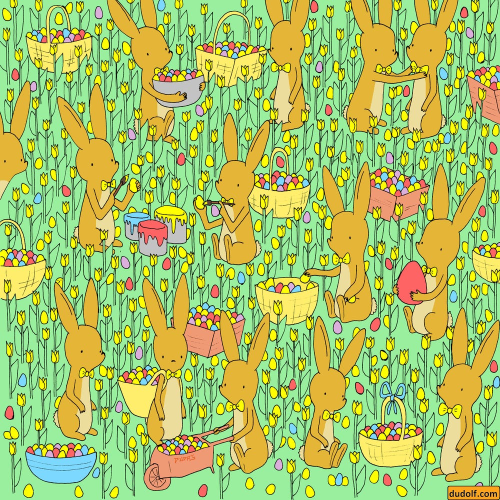
#> input picture rabbit.jpeg, 1000 x 1000 px (shown at 1/2 size)
$ jupyter execute MIDTERM_DIP_FINAL.ipynb
#> lines starting #> are read from the running program, lines starting #| are printed output that depends on the picture; after the words box and inside, x2 and y2 are one past the last pixel; in counts of white or black regions, pixels touching at a corner belong together
# Read image.

[cell 1]
# Import libraries.
import cv2
import numpy as np
import matplotlib.pyplot as plt

# Load image.
img = cv2.imread('rabbit.jpeg')
#> img is the input picture: shape (1000, 1000, 3); mean B, G, R 103.6, 193.3, 169.7
img = cv2.cvtColor(img, cv2.COLOR_BGR2RGB)
plt.imshow(img)
plt.show()

# Preprocessing pipeline.

[cell 2]
# Convert to grayscale.
gray = cv2.cvtColor(img, cv2.COLOR_BGR2GRAY)
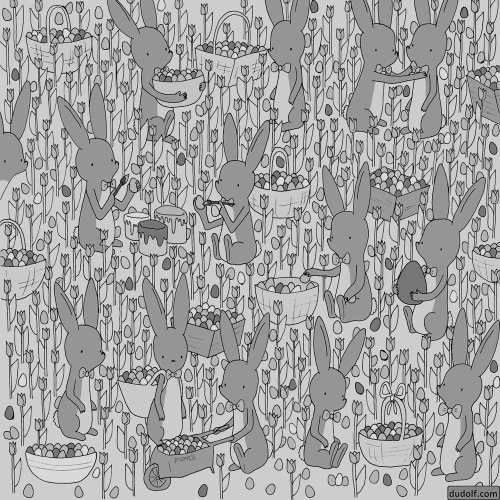
#> gray: shape (1000, 1000) (shown at 1/2 size); min 0, max 251, mean 163.8
plt.imshow(gray, cmap='gray')
plt.show()

[cell 3]
# Thresholding to create binary image, highlight rabbits.
_, thresh = cv2.threshold(gray, 195, 255, cv2.THRESH_BINARY_INV)
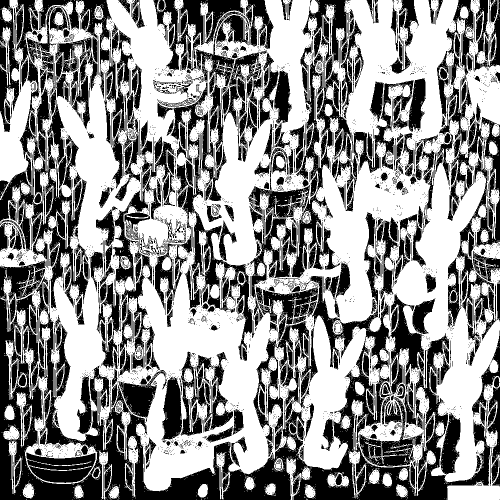
#> thresh: shape (1000, 1000) (shown at 1/2 size); 55.9% white; 5290 black regions (4676 under 20 px), largest, box (x1, y1, x2, y2) and area: (0, 424, 981, 1000) 108968, (0, 0, 177, 617) 22127, (310, 165, 509, 719) 17165
plt.imshow(thresh, cmap='gray')
plt.show()

[cell 4]
# Erode big regions
# including rabbit body and flowers.
kernel_big = np.ones((30, 30), np.uint8)
erode_body = cv2.erode(thresh, kernel_big, iterations=1)
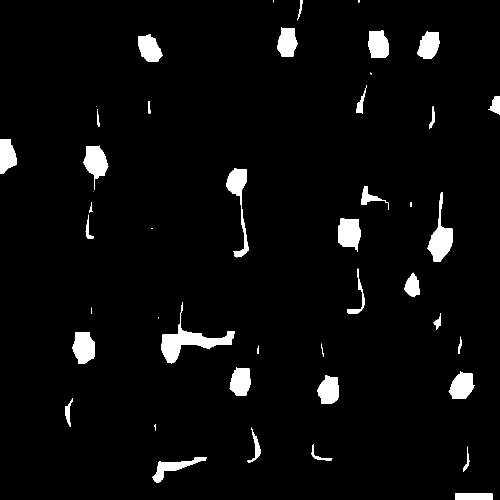
#> erode_body: shape (1000, 1000) (shown at 1/2 size); 3.9% white; 46 white regions (10 under 20 px), largest, box (x1, y1, x2, y2) and area: (322, 604, 470, 728) 4318, (854, 384, 906, 524) 2715, (452, 336, 498, 515) 2397
plt.imshow(erode_body, cmap='gray')
plt.show()

# Erode remaining noises.
kernel_medium = np.ones((11, 11), np.uint8)
erode_noise = cv2.erode(erode_body, kernel_medium, iterations=1)
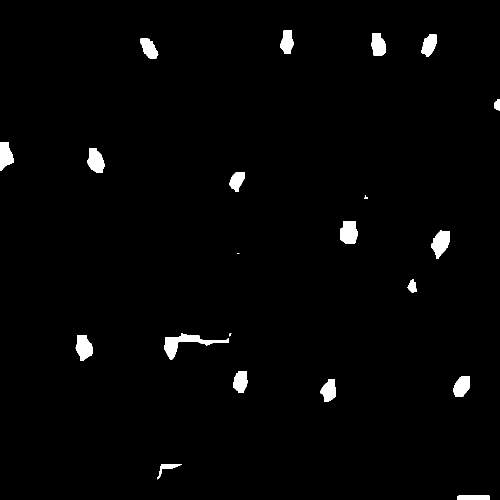
#> erode_noise: shape (1000, 1000) (shown at 1/2 size); 1.7% white; 21 white regions (2 under 20 px), largest, box (x1, y1, x2, y2) and area: (328, 667, 458, 720) 1920, (863, 460, 900, 518) 1353, (681, 443, 716, 488) 1330
plt.imshow(erode_noise, cmap='gray')
plt.show()

# Erode remaining noises.
kernel_small = np.ones((5, 5), np.uint8)
erode_dots = cv2.erode(erode_noise, kernel_small, iterations=4)
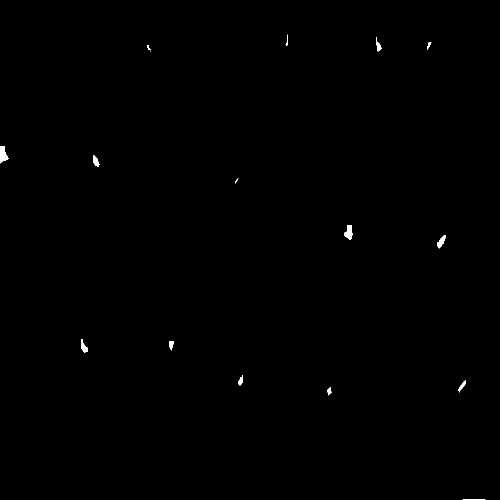
#> erode_dots: shape (1000, 1000) (shown at 1/2 size); 0.21% white; 16 white regions (1 under 20 px), largest, box (x1, y1, x2, y2) and area: (0, 292, 17, 327) 371, (689, 451, 705, 480) 321, (875, 470, 892, 497) 221
plt.imshow(erode_dots, cmap='gray')
plt.show()

[cell 5]
# Dilate remaining features.
finish = cv2.dilate(erode_dots, kernel_medium, iterations=4)
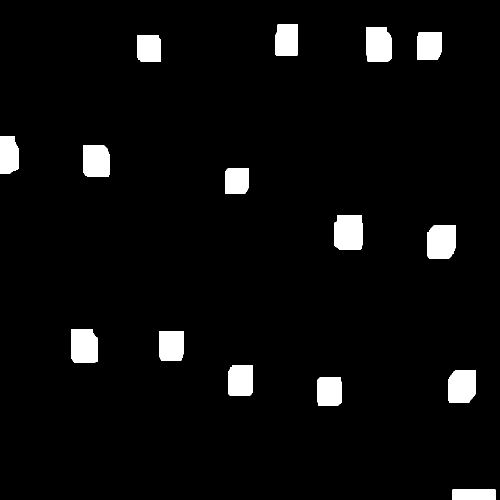
#> finish: shape (1000, 1000) (shown at 1/2 size); 4.4% white; 15 white regions, largest, box (x1, y1, x2, y2) and area: (669, 431, 725, 500) 3721, (855, 450, 912, 517) 3581, (143, 658, 196, 725) 3385
plt.imshow(finish, cmap='gray')
plt.show()

# Template matching.

[cell 6]
# Extract template - left cropped rabbit.
template = finish[275:350, 0:35]
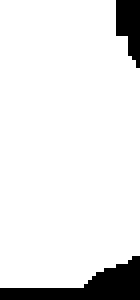
#> template: shape (75, 35) (shown 4 times larger); 90.6% white; 2 black regions, box (x1, y1, x2, y2) and area: (0, 64, 35, 75) 175, (29, 0, 35, 17) 73
plt.imshow(template, cmap='gray')
plt.show()
print(finish.shape)
#| (1000, 1000)
print(template.shape)
#| (75, 35)

[cell 7]
# Template matching
result = cv2.matchTemplate(finish, template, cv2.TM_CCOEFF_NORMED)
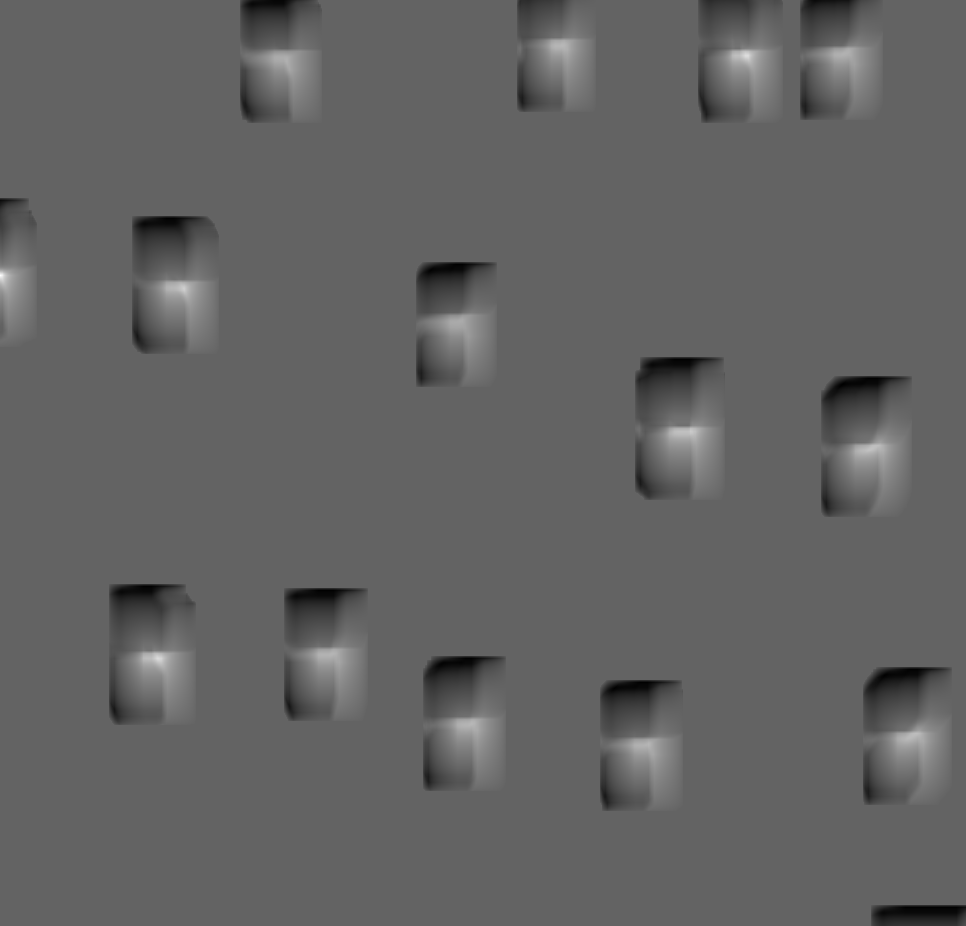
#> result: shape (926, 966) float32; min -0.643, max 1, mean -0.00438; drawn with min black and max white
plt.imshow(result, cmap='hot')
plt.colorbar() # Shows the scale
plt.title('Template Matching Heatmap')
plt.show()
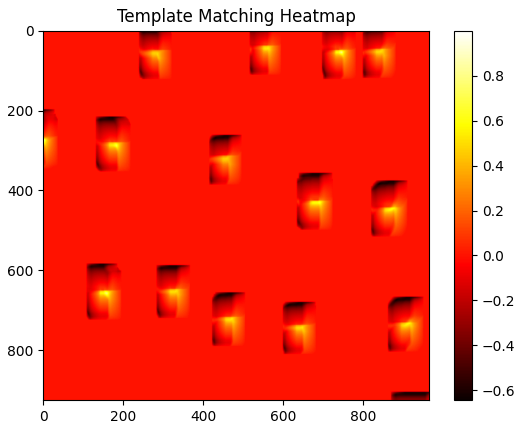
#> figure drawn by matplotlib, 2 panels

# Create bounding boxes and print result.

[cell 8]
threshold = 0.45    # 0.1 to 0.45
locations = np.where(result >= threshold)
#> locations = 2695 positions, rows 40 to 750, columns 0 to 922

rectangles = []
w, h = template.shape[::-1]
#> w = 35; h = 75

# Create rectangles for each detected area.
for pt in zip(*locations[::-1]):
    rect = [int(pt[0]), int(pt[1]), int(w), int(h)]
    rectangles.append(rect)
    rectangles.append(rect)  # Add twice for groupRectangles().
#> this loop made 2695 passes
#> rect on passes 1 to 3: [563, 40, 35, 75], [564, 40, 35, 75], [555, 41, 35, 75]
#> after the loop, rectangles = 5390 items, first 6: [563, 40, 35, 75], [563, 40, 35, 75], [564, 40, 35, 75], [564, 40, 35, 75], [555, 41, 35, 75], [555, 41, 35, 75]

# Group overlapping rectangles (Non-Maximum Suppression).
rectangles, weights = cv2.groupRectangles(rectangles, groupThreshold=7, eps=0.1)
#> rectangles = 14 rows, first 6: [560, 46, 35, 75], [843, 54, 35, 75], [744, 57, 35, 75], [282, 59, 35, 75], [4, 278, 35, 75], [179, 288, 35, 75]; weights = [344, 234, 582, 168, 292, 552, 54, 644, 542, 304, 618, 366, 426, 264]

# Draw boxes and count.
for (x, y, w, h) in rectangles:
    cv2.rectangle(img, (x - 50, y - 50), (x + w + 30, y + h + 150), (255, 0, 0), 4) # (-50,-50,+30,+150): Alignment for visually accurate boxes.
#> this loop made 14 passes
#> (x, y) on passes 1 to 12: (560, 46), (843, 54), (744, 57), (282, 59), (4, 278), (179, 288), (457, 322), (685, 433), (870, 449), (328, 655), (156, 659), (468, 725)
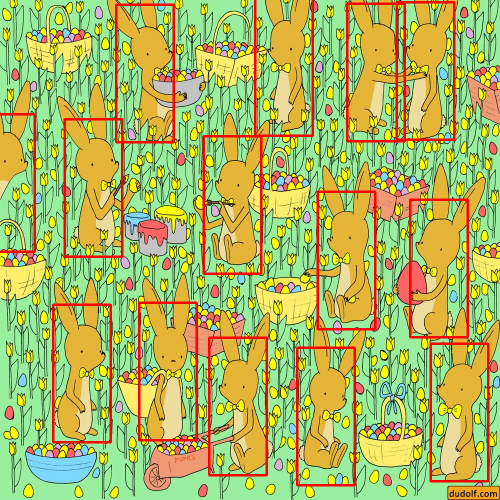
#> img: shape (1000, 1000, 3) (shown at 1/2 size); mean R, G, B 174.8, 183.4, 98.1
count = len(rectangles)
#> count = 14
print(f"Detected rabbits: {count}")
#| Detected rabbits: 14


plt.imshow(img)
plt.title(f'Detected Rabbits: {count}')
plt.show()
